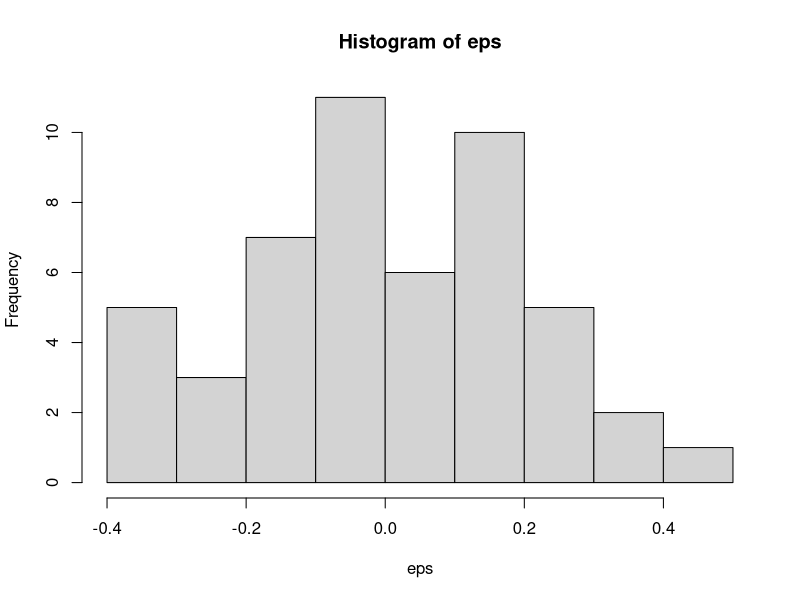
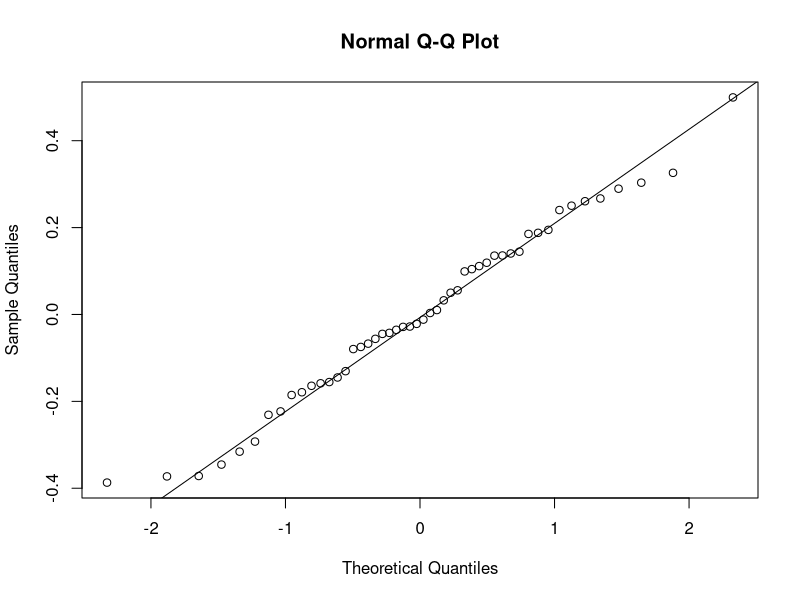

Generate these figures, in order, with R:
x <- c(10, 20, 30, 40, 50, 60, 70, 80, 90, 100, 110, 120, 130, 140, 150, 160, 170, 180, 190, 200, 210, 220, 230, 240, 250, 260, 270, 280, 290, 300, 310, 320, 330, 340, 350, 360, 370, 380, 390, 400, 410, 420, 430, 440, 450, 460, 470, 480, 490, 500)
y <- c(0.42392407, 0.30198077, 0.32972948, 0.41916511, 0.12309560, 0.14660979, 0.28583505, 0.29918541, 0.61045150, 0.06564593, 0.52207271, 0.45932120, 0.82400436, 0.37708282, 0.50668072, 0.35829268, 0.71434742, 0.56247180, 0.97017204, 1.32131755, 0.84674214, 0.87385838, 0.76819804, 1.20963873, 0.93143424, 0.67126222, 1.21572717, 1.07218635, 1.20378943, 1.15537806, 1.51713125, 1.27467695, 1.25903649, 1.47867431, 1.14422736, 1.38432632, 1.15639853, 1.33032063, 1.49421709, 1.18695506, 1.92265353, 1.73787403, 1.32488149, 1.95771944, 1.84331348, 1.90021763, 1.63899844, 1.96628110, 2.15883625, 1.98431879 )
fit <- lm(y ~ x)
summary(fit)

eps <- residuals(fit)
hist(eps)


qqnorm(eps)
qqline(eps)



#if p value is lower than we keep the coeffecient if its greater you dont use it.